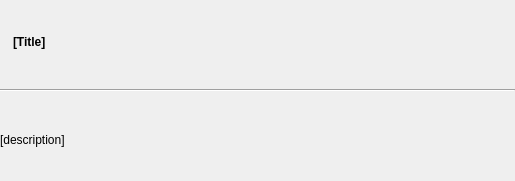
<?xml version="1.0" encoding="UTF-8"?>
<ui version="4.0">
 <class>Form</class>
 <widget class="QWidget" name="Form">
  <property name="geometry">
   <rect>
    <x>0</x>
    <y>0</y>
    <width>515</width>
    <height>181</height>
   </rect>
  </property>
  <property name="windowTitle">
   <string>Form</string>
  </property>
  <property name="autoFillBackground">
   <bool>false</bool>
  </property>
  <layout class="QVBoxLayout" name="verticalLayout">
   <property name="margin">
    <number>0</number>
   </property>
   <item>
    <layout class="QHBoxLayout" name="horizontalLayout">
     <item>
      <widget class="QLabel" name="icon">
       <property name="sizePolicy">
        <sizepolicy hsizetype="Fixed" vsizetype="Fixed">
         <horstretch>16</horstretch>
         <verstretch>0</verstretch>
        </sizepolicy>
       </property>
       <property name="text">
        <string/>
       </property>
       <property name="pixmap">
        <pixmap resource="resources.qrc">:/ico/dashboard.png</pixmap>
       </property>
      </widget>
     </item>
     <item>
      <widget class="QLabel" name="title">
       <property name="font">
        <font>
         <weight>75</weight>
         <bold>true</bold>
        </font>
       </property>
       <property name="text">
        <string notr="true">[Title]</string>
       </property>
      </widget>
     </item>
     <item>
      <spacer name="horizontalSpacer">
       <property name="orientation">
        <enum>Qt::Horizontal</enum>
       </property>
       <property name="sizeHint" stdset="0">
        <size>
         <width>479</width>
         <height>13</height>
        </size>
       </property>
      </spacer>
     </item>
    </layout>
   </item>
   <item>
    <widget class="Line" name="line">
     <property name="orientation">
      <enum>Qt::Horizontal</enum>
     </property>
    </widget>
   </item>
   <item>
    <widget class="QLabel" name="description">
     <property name="sizePolicy">
      <sizepolicy hsizetype="Minimum" vsizetype="Preferred">
       <horstretch>0</horstretch>
       <verstretch>0</verstretch>
      </sizepolicy>
     </property>
     <property name="text">
      <string notr="true">[description]</string>
     </property>
     <property name="wordWrap">
      <bool>true</bool>
     </property>
    </widget>
   </item>
  </layout>
 </widget>
 <resources>
  <include location="resources.qrc"/>
 </resources>
 <connections/>
</ui>
